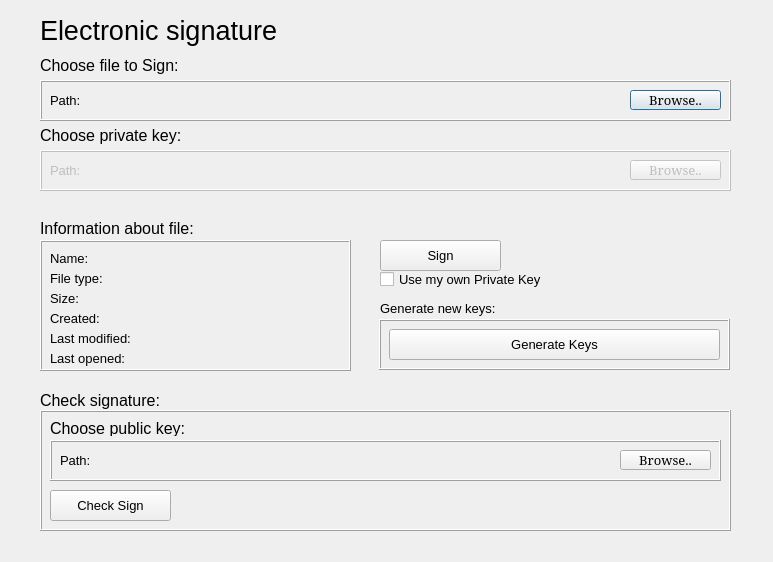
<?xml version="1.0" encoding="UTF-8"?>
<ui version="4.0">
 <class>Dialog</class>
 <widget class="QDialog" name="Dialog">
  <property name="enabled">
   <bool>true</bool>
  </property>
  <property name="geometry">
   <rect>
    <x>0</x>
    <y>0</y>
    <width>773</width>
    <height>562</height>
   </rect>
  </property>
  <property name="font">
   <font>
    <family>Arial</family>
    <pointsize>10</pointsize>
   </font>
  </property>
  <property name="windowTitle">
   <string>Dialog</string>
  </property>
  <widget class="QFrame" name="frame_1">
   <property name="geometry">
    <rect>
     <x>40</x>
     <y>80</y>
     <width>691</width>
     <height>41</height>
    </rect>
   </property>
   <property name="frameShape">
    <enum>QFrame::Box</enum>
   </property>
   <property name="frameShadow">
    <enum>QFrame::Raised</enum>
   </property>
   <widget class="QPushButton" name="pushButton_browseFile">
    <property name="geometry">
     <rect>
      <x>590</x>
      <y>10</y>
      <width>91</width>
      <height>20</height>
     </rect>
    </property>
    <property name="font">
     <font>
      <family>Constantia</family>
      <pointsize>10</pointsize>
     </font>
    </property>
    <property name="text">
     <string>Browse..</string>
    </property>
   </widget>
   <widget class="QLabel" name="file_path">
    <property name="geometry">
     <rect>
      <x>10</x>
      <y>10</y>
      <width>571</width>
      <height>20</height>
     </rect>
    </property>
    <property name="text">
     <string>Path: </string>
    </property>
   </widget>
  </widget>
  <widget class="QFrame" name="frame_2">
   <property name="geometry">
    <rect>
     <x>40</x>
     <y>240</y>
     <width>311</width>
     <height>131</height>
    </rect>
   </property>
   <property name="frameShape">
    <enum>QFrame::Box</enum>
   </property>
   <property name="frameShadow">
    <enum>QFrame::Raised</enum>
   </property>
   <widget class="QLabel" name="file_name">
    <property name="geometry">
     <rect>
      <x>10</x>
      <y>10</y>
      <width>291</width>
      <height>16</height>
     </rect>
    </property>
    <property name="text">
     <string>Name:</string>
    </property>
   </widget>
   <widget class="QLabel" name="file_type">
    <property name="geometry">
     <rect>
      <x>10</x>
      <y>30</y>
      <width>291</width>
      <height>16</height>
     </rect>
    </property>
    <property name="text">
     <string>File type:</string>
    </property>
   </widget>
   <widget class="QLabel" name="file_size">
    <property name="geometry">
     <rect>
      <x>10</x>
      <y>50</y>
      <width>291</width>
      <height>16</height>
     </rect>
    </property>
    <property name="text">
     <string>Size:</string>
    </property>
   </widget>
   <widget class="QLabel" name="file_created">
    <property name="geometry">
     <rect>
      <x>10</x>
      <y>70</y>
      <width>291</width>
      <height>16</height>
     </rect>
    </property>
    <property name="text">
     <string>Created:</string>
    </property>
   </widget>
   <widget class="QLabel" name="file_lastm">
    <property name="geometry">
     <rect>
      <x>10</x>
      <y>90</y>
      <width>291</width>
      <height>16</height>
     </rect>
    </property>
    <property name="text">
     <string>Last modified:</string>
    </property>
   </widget>
   <widget class="QLabel" name="file_lastop">
    <property name="geometry">
     <rect>
      <x>10</x>
      <y>110</y>
      <width>291</width>
      <height>16</height>
     </rect>
    </property>
    <property name="text">
     <string>Last opened:</string>
    </property>
   </widget>
  </widget>
  <widget class="QLabel" name="label">
   <property name="geometry">
    <rect>
     <x>40</x>
     <y>10</y>
     <width>431</width>
     <height>41</height>
    </rect>
   </property>
   <property name="font">
    <font>
     <family>Arial</family>
     <pointsize>20</pointsize>
    </font>
   </property>
   <property name="text">
    <string>Electronic signature</string>
   </property>
  </widget>
  <widget class="QLabel" name="label_choose_file">
   <property name="geometry">
    <rect>
     <x>40</x>
     <y>50</y>
     <width>181</width>
     <height>31</height>
    </rect>
   </property>
   <property name="font">
    <font>
     <family>Arial</family>
     <pointsize>12</pointsize>
    </font>
   </property>
   <property name="text">
    <string>Choose file to Sign:</string>
   </property>
  </widget>
  <widget class="QLabel" name="label_info_file">
   <property name="geometry">
    <rect>
     <x>40</x>
     <y>220</y>
     <width>231</width>
     <height>16</height>
    </rect>
   </property>
   <property name="font">
    <font>
     <family>Arial</family>
     <pointsize>12</pointsize>
    </font>
   </property>
   <property name="text">
    <string>Information about file:</string>
   </property>
  </widget>
  <widget class="QPushButton" name="pushButton_sign">
   <property name="geometry">
    <rect>
     <x>380</x>
     <y>240</y>
     <width>121</width>
     <height>31</height>
    </rect>
   </property>
   <property name="text">
    <string>Sign</string>
   </property>
  </widget>
  <widget class="QFrame" name="frame_3">
   <property name="geometry">
    <rect>
     <x>40</x>
     <y>410</y>
     <width>691</width>
     <height>121</height>
    </rect>
   </property>
   <property name="frameShape">
    <enum>QFrame::Box</enum>
   </property>
   <property name="frameShadow">
    <enum>QFrame::Raised</enum>
   </property>
   <widget class="QFrame" name="frame_4">
    <property name="enabled">
     <bool>true</bool>
    </property>
    <property name="geometry">
     <rect>
      <x>10</x>
      <y>30</y>
      <width>671</width>
      <height>41</height>
     </rect>
    </property>
    <property name="frameShape">
     <enum>QFrame::Box</enum>
    </property>
    <property name="frameShadow">
     <enum>QFrame::Raised</enum>
    </property>
    <widget class="QLabel" name="public_key_path">
     <property name="geometry">
      <rect>
       <x>10</x>
       <y>10</y>
       <width>551</width>
       <height>20</height>
      </rect>
     </property>
     <property name="text">
      <string>Path: </string>
     </property>
    </widget>
    <widget class="QPushButton" name="pushButton_browsePubKey">
     <property name="geometry">
      <rect>
       <x>570</x>
       <y>10</y>
       <width>91</width>
       <height>20</height>
      </rect>
     </property>
     <property name="font">
      <font>
       <family>Constantia</family>
       <pointsize>10</pointsize>
      </font>
     </property>
     <property name="text">
      <string>Browse..</string>
     </property>
    </widget>
   </widget>
   <widget class="QLabel" name="label_choose_public_key">
    <property name="geometry">
     <rect>
      <x>10</x>
      <y>10</y>
      <width>151</width>
      <height>16</height>
     </rect>
    </property>
    <property name="font">
     <font>
      <family>Arial</family>
      <pointsize>12</pointsize>
     </font>
    </property>
    <property name="text">
     <string>Choose public key:</string>
    </property>
   </widget>
   <widget class="QPushButton" name="pushButton_check_sign">
    <property name="geometry">
     <rect>
      <x>10</x>
      <y>80</y>
      <width>121</width>
      <height>31</height>
     </rect>
    </property>
    <property name="text">
     <string>Check Sign</string>
    </property>
   </widget>
  </widget>
  <widget class="QLabel" name="label_check_sign">
   <property name="geometry">
    <rect>
     <x>40</x>
     <y>390</y>
     <width>131</width>
     <height>21</height>
    </rect>
   </property>
   <property name="font">
    <font>
     <family>Arial</family>
     <pointsize>12</pointsize>
    </font>
   </property>
   <property name="text">
    <string>Check signature:</string>
   </property>
  </widget>
  <widget class="QFrame" name="frame_privKey">
   <property name="enabled">
    <bool>false</bool>
   </property>
   <property name="geometry">
    <rect>
     <x>40</x>
     <y>150</y>
     <width>691</width>
     <height>41</height>
    </rect>
   </property>
   <property name="frameShape">
    <enum>QFrame::Box</enum>
   </property>
   <property name="frameShadow">
    <enum>QFrame::Raised</enum>
   </property>
   <widget class="QPushButton" name="pushButton_browsePrivKey">
    <property name="geometry">
     <rect>
      <x>590</x>
      <y>10</y>
      <width>91</width>
      <height>20</height>
     </rect>
    </property>
    <property name="font">
     <font>
      <family>Constantia</family>
      <pointsize>10</pointsize>
     </font>
    </property>
    <property name="text">
     <string>Browse..</string>
    </property>
   </widget>
   <widget class="QLabel" name="private_key_path">
    <property name="geometry">
     <rect>
      <x>10</x>
      <y>10</y>
      <width>571</width>
      <height>20</height>
     </rect>
    </property>
    <property name="text">
     <string>Path: </string>
    </property>
   </widget>
  </widget>
  <widget class="QLabel" name="label_choose_private_key">
   <property name="enabled">
    <bool>true</bool>
   </property>
   <property name="geometry">
    <rect>
     <x>40</x>
     <y>120</y>
     <width>181</width>
     <height>31</height>
    </rect>
   </property>
   <property name="font">
    <font>
     <family>Arial</family>
     <pointsize>12</pointsize>
    </font>
   </property>
   <property name="text">
    <string>Choose private key:</string>
   </property>
  </widget>
  <widget class="QCheckBox" name="checkBox_ownPrivKey">
   <property name="geometry">
    <rect>
     <x>380</x>
     <y>270</y>
     <width>191</width>
     <height>19</height>
    </rect>
   </property>
   <property name="text">
    <string>Use my own Private Key</string>
   </property>
  </widget>
  <widget class="QFrame" name="frame">
   <property name="geometry">
    <rect>
     <x>379</x>
     <y>319</y>
     <width>351</width>
     <height>51</height>
    </rect>
   </property>
   <property name="frameShape">
    <enum>QFrame::Box</enum>
   </property>
   <property name="frameShadow">
    <enum>QFrame::Raised</enum>
   </property>
   <widget class="QPushButton" name="pushButton_genKeys">
    <property name="geometry">
     <rect>
      <x>10</x>
      <y>10</y>
      <width>331</width>
      <height>31</height>
     </rect>
    </property>
    <property name="text">
     <string>Generate Keys</string>
    </property>
   </widget>
  </widget>
  <widget class="QLabel" name="label_2">
   <property name="geometry">
    <rect>
     <x>380</x>
     <y>300</y>
     <width>201</width>
     <height>16</height>
    </rect>
   </property>
   <property name="text">
    <string>Generate new keys:</string>
   </property>
  </widget>
 </widget>
 <resources/>
 <connections/>
</ui>
